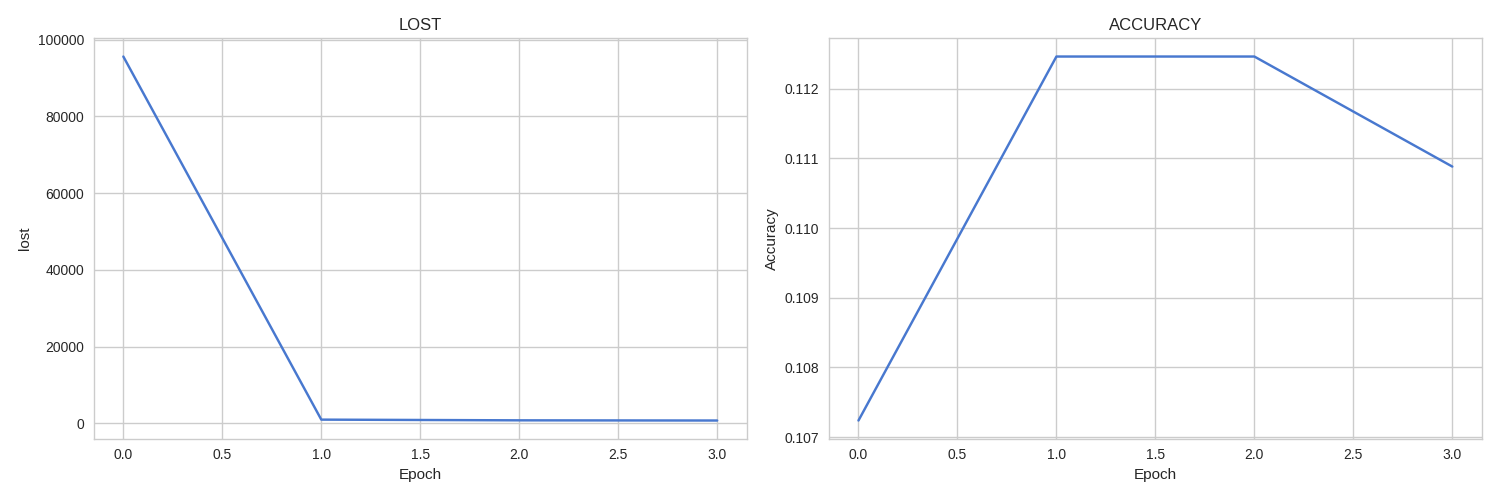

Here is the Python script that generated this plot:
import matplotlib.pyplot as plt
import seaborn as sns
sns.set(style = "whitegrid", palette = "muted")
import numpy as np

def generategraph(x, accuracy, lost):
    
    fig = plt.figure(figsize = (15, 5))
    
    plt.subplot(1, 2, 1)
    
    plt.plot(x, lost)
    plt.xlabel('Epoch')
    plt.ylabel('lost')
    plt.title('LOST')
    
    plt.subplot(1, 2, 2)
    
    plt.plot(x, accuracy)
    plt.xlabel('Epoch')
    plt.ylabel('Accuracy')
    plt.title('ACCURACY')
    
    fig.tight_layout()
    plt.savefig('graph.png')
    plt.savefig('graph.pdf')